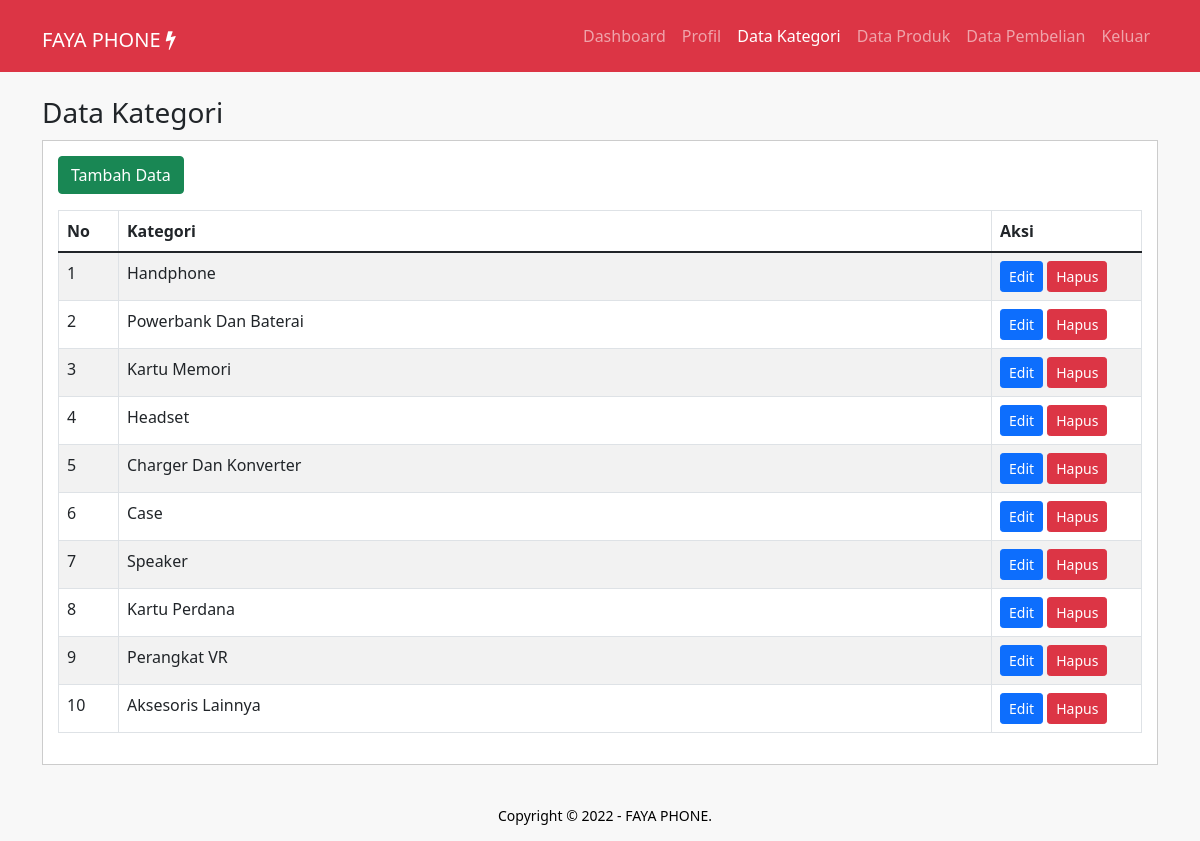
/data-kategori.php (signed in), run on the app's committed database.
### tables this page shows
CREATE TABLE `tb_kategori` (
  `id_kategori` int(11) NOT NULL,
  `nama_kategori` varchar(30) NOT NULL
);

### data-kategori.php (the view, shortened to what this page needs)
<?php
     include 'koneksi.php';
 ?>
 <!DOCTYPE html>
<html lang="en">
  <head>
    <link href="https://cdn.jsdelivr.net/npm/bootstrap@5.1.3/dist/css/bootstrap.min.css" rel="stylesheet">
    <link rel="stylesheet" type="text/css" href="bootstrap-5.1.3/css/bootstrap.min.css">
    <link rel="stylesheet" href="https://maxcdn.bootstrapcdn.com/font-awesome/4.5.0/css/font-awesome.min.css" />
    <link rel="stylesheet" type="text/css" href="css/style.css">
  </head>
  <body>
    <nav class="navbar fixed-top navbar-expand-lg navbar-dark bg-danger">
      <div class="container">
        <h1><a class="navbar-brand" href="dashboard.php">FAYA PHONE <i class="fa fa-bolt"></i></a></h1>
        <div class="collapse navbar-collapse" id="navbarNav">
          <ul class="navbar-nav ms-auto">
            <li class="nav-item">
              <a class="nav-link" aria-current="page" href="dashboard.php">Dashboard</a>
            </li>
            <li class="nav-item">
              <a class="nav-link" href="profil.php">Profil</a>
            </li>
            <li class="nav-item">
              <a class="nav-link active" href="data-kategori.php">Data Kategori</a>
            </li>
            <li class="nav-item">
              <a class="nav-link" href="data-produk.php">Data Produk</a>
            </li>
            <li class="nav-item">
              <a class="nav-link" href="data-pembelian.php">Data Pembelian</a>
            </li>
            <li class="nav-item">
              <a class="nav-link" href="keluar.php">Keluar</a>
            </li>
          </ul>
        </div>
      </div>
    </nav>
    <div class="section" style="padding-top: 6rem;">
        <div class="container">
            <h3>Data Kategori</h3>
            <div class="box">
                <p><a href="tambah-kategori.php" class="btn btn-success">Tambah Data</a></p>
                <table border="1" cellspacing="0" class="table table-striped table-bordered table-hover">
                    <thead>
                        <tr>
                            <th width="60px">No</th>
                            <th>Kategori</th>
                            <th width="150px">Aksi</th>
                        </tr>
                    </thead>
                    <tbody>
                        <?php
                             $no =1;
                             $kategori = mysqli_query($conn, 'SELECT * FROM tb_kategori ORDER BY id_kategori ASC');
                             if(mysqli_num_rows($kategori) > 0){
                             while($row = mysqli_fetch_array($kategori)){
                         ?>
                        <tr>
                            <td><?php echo $no++; ?></td>
                            <td><?php echo $row['nama_kategori']; ?></td>
                            <td>
                                <a href="edit-kategori.php?id=<?php echo $row['id_kategori'] ?>" class="btn btn-primary btn-sm">Edit</a>
                                <a href="proses-hapus.php?idk=<?php echo $row['id_kategori'] ?>" class="btn btn-danger btn-sm" onclick="return confirm('Yakin ingin hapus ?')">Hapus</a>
                            </td>
                        </tr>
                    <?php }} ?>
                    </tbody>
                </table>
            </div>
        </div>
    </div>
    <footer class="text-black text-center">
      <small>Copyright &copy; 2022 - FAYA PHONE.</small>
    </footer>
  </body>
</html>

### css/style.css (style rules this page uses)
body { background-color: #f8f8f8; }
.box { background-color: #fff; border: 1px solid #ccc; padding: 15px; box-sizing: border-box; margin: 10px 0px 25px 0px; }
.box:after { content: ''; display: block; clear: both; }
footer { width: 100%; height: 51px; padding-left: 10px; line-height: 50px; position: relative; bottom: 0px; }

### data on the page
tb_kategori: nama_kategori "Handphone"
tb_kategori: nama_kategori "Powerbank Dan Baterai"
tb_kategori: nama_kategori "Kartu Memori"
tb_kategori: nama_kategori "Headset"
tb_kategori: nama_kategori "Charger Dan Konverter"
tb_kategori: nama_kategori "Case"
tb_kategori: nama_kategori "Speaker"
tb_kategori: nama_kategori "Kartu Perdana"
tb_kategori: nama_kategori "Perangkat VR"
tb_kategori: nama_kategori "Aksesoris Lainnya"
